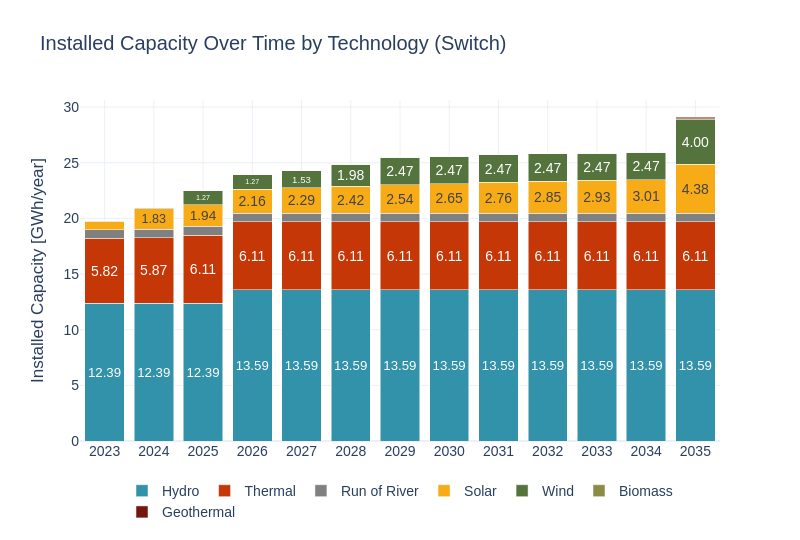

Source (notebook cell):
### Code cell
import pandas as pd

cap_inst = pd.read_csv(model_outputs_path + 'BuildGen.csv')
gen_info = pd.read_csv(model_inputs_path + 'gen_info.csv')

# Unir con info de tecnologías
cap_inst = pd.merge(cap_inst, gen_info, left_on='GEN_BLD_YRS_1',
                    right_on='GENERATION_PROJECT', how='inner')
# Filtrar solo plantas activas (gen_max_age > 1)
cap_inst = cap_inst[cap_inst['gen_max_age'] > 1]
# Expandir cada planta en sus años activos
records = []
for _, row in cap_inst.iterrows():
    start_year = row['GEN_BLD_YRS_2']
    end_year = start_year + row['gen_max_age'] - 1
    for year in range(start_year, end_year + 1):
        if year <= 2035:
            records.append({
                'year': year,
                'gen_tech': row['gen_tech'],
                'BuildGen': row['BuildGen']
            })

# Crear nuevo DataFrame con capacidad activa por año
cap_inst_expanded = pd.DataFrame(records)
# Sumar capacidad instalada activa por año y tecnología
cap_inst_switch = cap_inst_expanded.groupby(['year', 'gen_tech'], as_index=False)['BuildGen'].sum()
cap_inst_switch = cap_inst_switch[cap_inst_switch['year'] >= years[0]]
cap_inst_switch = cap_inst_switch[cap_inst_switch['year'] <= years[1]]
cap_inst_switch['BuildGen'] = cap_inst_switch['BuildGen'] / 1000
sw.scenarios.dispatched_generation(cap_inst_switch, 'Installed Capacity', 'GWh', 'year', 'BuildGen', 'gen_tech', scenario_name, 'Switch', 1)

#cap_inst_switch.to_csv('./11_switch.csv')

### Figure 1 — Plotly figure (JSON) as saved in the notebook; plotly's stock layout.template omitted (floating-point values rounded to 4 significant figures)
{"data": [{"hovertemplate": "gen_tech=Hydro<br>Year=%{x}<br>Dispatched Generation (MW)=%{y}<br>text=%{text}<extra></extra>", "insidetextanchor": "middle", "legendgroup": "Hydro", "marker": {"color": "#3292A9", "pattern": {"shape": ""}}, "name": "Hydro", "orientation": "v", "showlegend": true, "text": ["12.39", "12.39", "12.39", "13.59", "13.59", "13.59", "13.59", "13.59", "13.59", "13.59", "13.59", "13.59", "13.59"], "textangle": 0, "textposition": "inside", "texttemplate": "%{text}", "type": "bar", "x": [2023, 2024, 2025, 2026, 2027, 2028, 2029, 2030, 2031, 2032, 2033, 2034, 2035], "xaxis": "x", "y": [12.39, 12.39, 12.39, 13.59, 13.59, 13.59, 13.59, 13.59, 13.59, 13.59, 13.59, 13.59, 13.59], "yaxis": "y"}, {"hovertemplate": "gen_tech=Thermal<br>Year=%{x}<br>Dispatched Generation (MW)=%{y}<br>text=%{text}<extra></extra>", "insidetextanchor": "middle", "legendgroup": "Thermal", "marker": {"color": "#C53707", "pattern": {"shape": ""}}, "name": "Thermal", "orientation": "v", "showlegend": true, "text": ["5.82", "5.87", "6.11", "6.11", "6.11", "6.11", "6.11", "6.11", "6.11", "6.11", "6.11", "6.11", "6.11"], "textangle": 0, "textposition": "inside", "texttemplate": "%{text}", "type": "bar", "x": [2023, 2024, 2025, 2026, 2027, 2028, 2029, 2030, 2031, 2032, 2033, 2034, 2035], "xaxis": "x", "y": [5.822, 5.873, 6.106, 6.106, 6.106, 6.106, 6.106, 6.106, 6.106, 6.106, 6.106, 6.106, 6.106], "yaxis": "y"}, {"hovertemplate": "gen_tech=Run of River<br>Year=%{x}<br>Dispatched Generation (MW)=%{y}<br>text=%{text}<extra></extra>", "insidetextanchor": "middle", "legendgroup": "Run of River", "marker": {"color": "#808080", "pattern": {"shape": ""}}, "name": "Run of River", "orientation": "v", "showlegend": true, "text": ["", "", "", "", "", "", "", "", "", "", "", "", ""], "textangle": 0, "textposition": "inside", "texttemplate": "%{text}", "type": "bar", "x": [2023, 2024, 2025, 2026, 2027, 2028, 2029, 2030, 2031, 2032, 2033, 2034, 2035], "xaxis": "x", "y": [0.782, 0.782, 0.782, 0.782, 0.782, 0.782, 0.782, 0.782, 0.782, 0.782, 0.782, 0.782, 0.782], "yaxis": "y"}, {"hovertemplate": "gen_tech=Solar<br>Year=%{x}<br>Dispatched Generation (MW)=%{y}<br>text=%{text}<extra></extra>", "insidetextanchor": "middle", "legendgroup": "Solar", "marker": {"color": "#F7AB17", "pattern": {"shape": ""}}, "name": "Solar", "orientation": "v", "showlegend": true, "text": ["", "1.83", "1.94", "2.16", "2.29", "2.42", "2.54", "2.65", "2.76", "2.85", "2.93", "3.01", "4.38"], "textangle": 0, "textposition": "inside", "texttemplate": "%{text}", "type": "bar", "x": [2023, 2024, 2025, 2026, 2027, 2028, 2029, 2030, 2031, 2032, 2033, 2034, 2035], "xaxis": "x", "y": [0.7522, 1.832, 1.942, 2.16, 2.288, 2.416, 2.539, 2.648, 2.757, 2.848, 2.927, 3.007, 4.379], "yaxis": "y"}, {"hovertemplate": "gen_tech=Wind<br>Year=%{x}<br>Dispatched Generation (MW)=%{y}<br>text=%{text}<extra></extra>", "insidetextanchor": "middle", "legendgroup": "Wind", "marker": {"color": "#55733D", "pattern": {"shape": ""}}, "name": "Wind", "orientation": "v", "showlegend": true, "text": ["", "", "1.27", "1.27", "1.53", "1.98", "2.47", "2.47", "2.47", "2.47", "2.47", "2.47", "4.00"], "textangle": 0, "textposition": "inside", "texttemplate": "%{text}", "type": "bar", "x": [2023, 2024, 2025, 2026, 2027, 2028, 2029, 2030, 2031, 2032, 2033, 2034, 2035], "xaxis": "x", "y": [0.032, 0.032, 1.271, 1.271, 1.526, 1.976, 2.468, 2.468, 2.468, 2.468, 2.468, 2.468, 3.997], "yaxis": "y"}, {"hovertemplate": "gen_tech=Biomass<br>Year=%{x}<br>Dispatched Generation (MW)=%{y}<br>text=%{text}<extra></extra>", "insidetextanchor": "middle", "legendgroup": "Biomass", "marker": {"color": "#8A8C46", "pattern": {"shape": ""}}, "name": "Biomass", "orientation": "v", "showlegend": true, "text": ["", "", "", "", "", "", "", "", "", "", ""], "textangle": 0, "textposition": "inside", "texttemplate": "%{text}", "type": "bar", "x": [2025, 2026, 2027, 2028, 2029, 2030, 2031, 2032, 2033, 2034, 2035], "xaxis": "x", "y": [0.0, 0.0, 0.0, 0.0, 0.0, 0.0, 0.0, 0.0, 0.0, 0.0, 0.1], "yaxis": "y"}, {"hovertemplate": "gen_tech=Geothermal<br>Year=%{x}<br>Dispatched Generation (MW)=%{y}<br>text=%{text}<extra></extra>", "insidetextanchor": "middle", "legendgroup": "Geothermal", "marker": {"color": "#73160E", "pattern": {"shape": ""}}, "name": "Geothermal", "orientation": "v", "showlegend": true, "text": ["", "", "", "", "", "", "", "", "", "", ""], "textangle": 0, "textposition": "inside", "texttemplate": "%{text}", "type": "bar", "x": [2025, 2026, 2027, 2028, 2029, 2030, 2031, 2032, 2033, 2034, 2035], "xaxis": "x", "y": [0.0, 0.0, 0.0, 0.0, 0.0, 0.0, 0.0, 0.0, 0.0, 0.0, 0.15], "yaxis": "y"}], "layout": {"barmode": "stack", "font": {"family": "Arial", "size": 14}, "height": 540, "legend": {"orientation": "h", "title": {}, "tracegroupgap": 0, "x": 0.5, "xanchor": "center", "y": -0.1}, "title": {"text": "Installed Capacity Over Time by Technology (Switch)"}, "width": 800, "xaxis": {"anchor": "y", "domain": [0, 1], "showgrid": true, "tickangle": 0, "tickfont": {"family": "Arial", "size": 14}, "tickvals": [2023, 2024, 2025, 2026, 2027, 2028, 2029, 2030, 2031, 2032, 2033, 2034, 2035], "title": {"text": ""}}, "yaxis": {"anchor": "x", "domain": [0, 1], "title": {"text": "Installed Capacity [GWh/year]"}}}}
